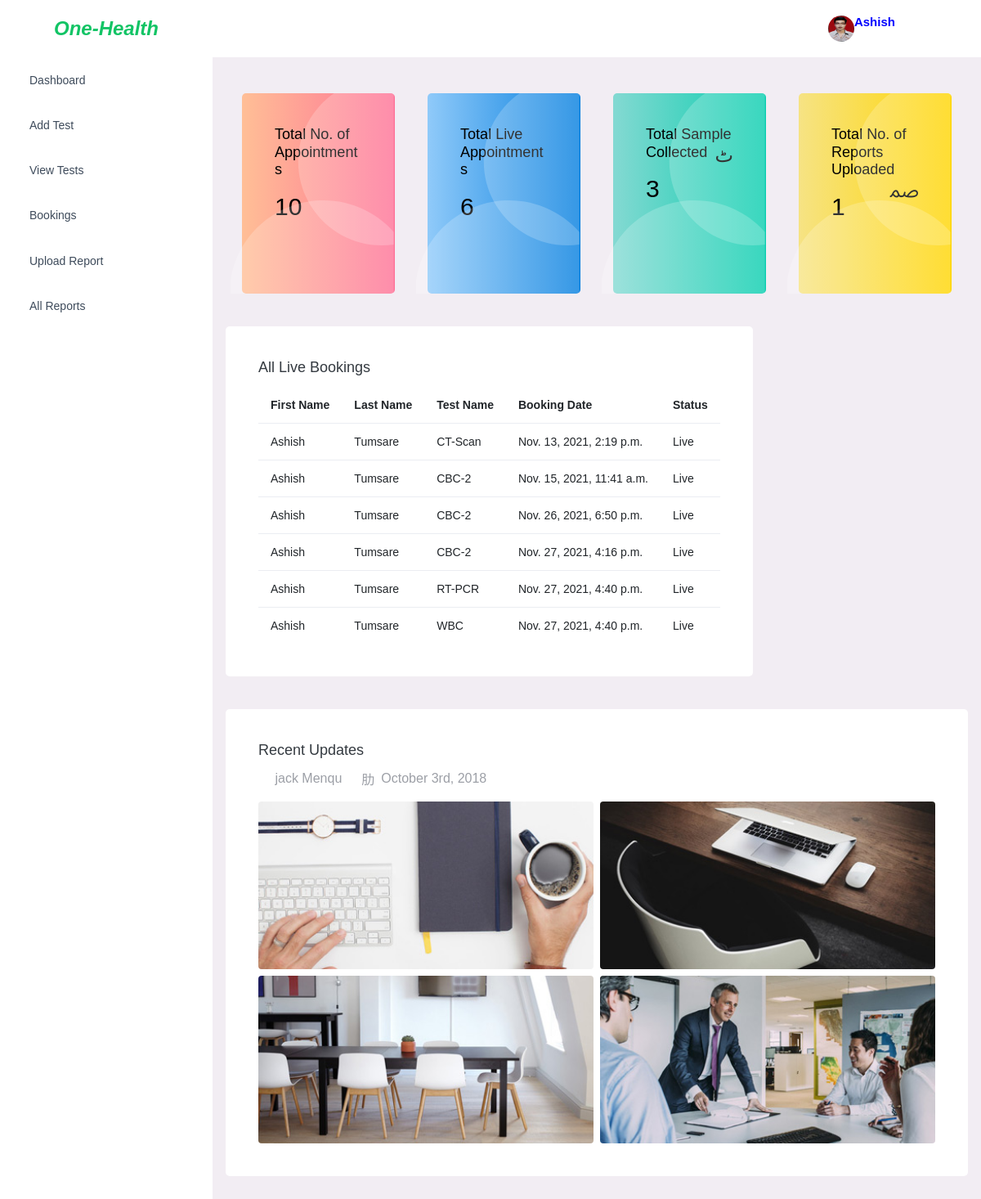
Before: /employee/emp-dashboard/ (signed in) with the older database file.
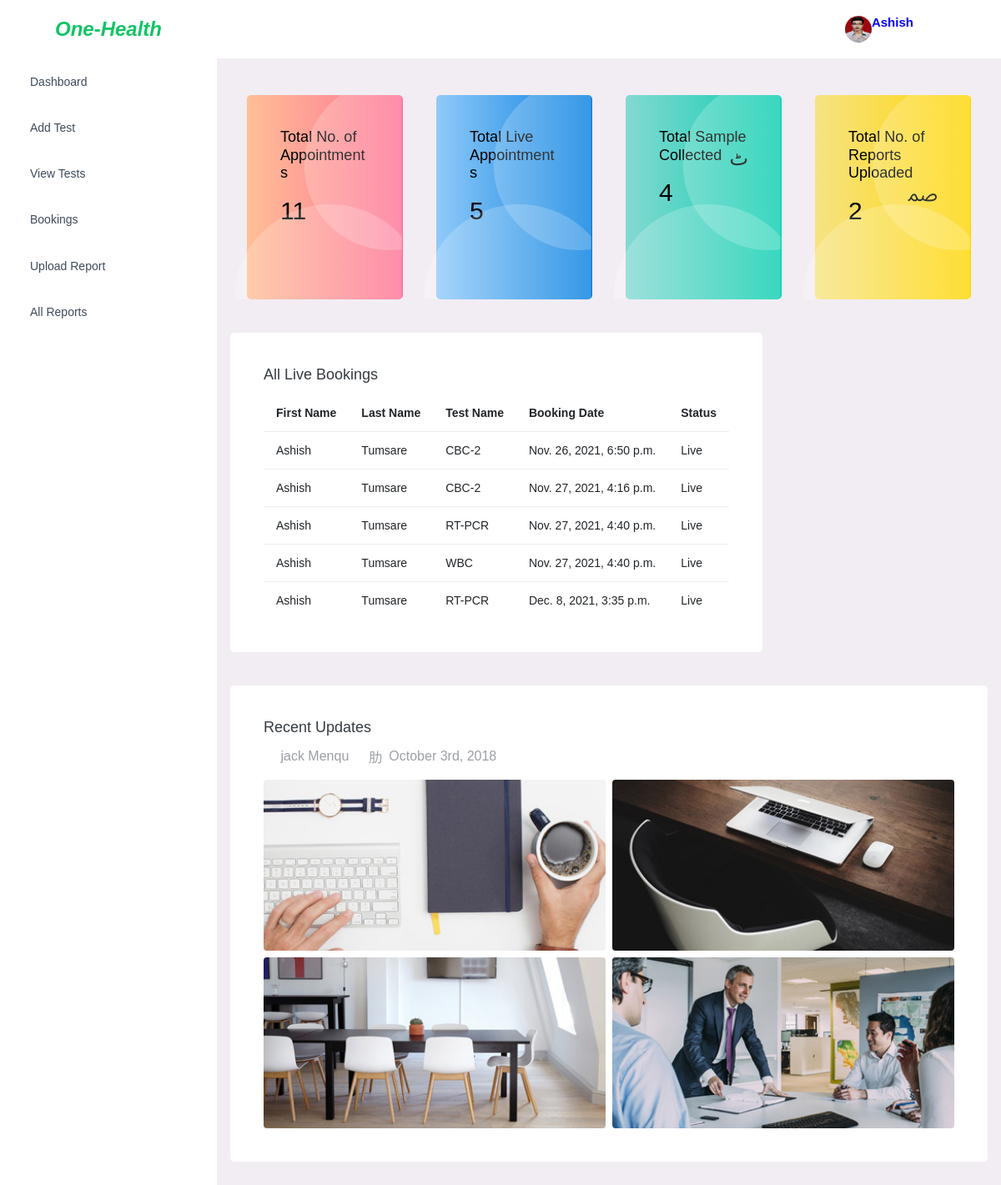
After: the same page with the newer database file.
### employee/models.py (models this page shows, shortened)
class Employee(models.Model):
    fname = models.CharField(max_length=10)
    lname = models.CharField(max_length=10)
    email = models.EmailField(unique= True)
    mobile = models.IntegerField()
    lab_id = 'lab202100012345A'
    password = models.CharField(max_length=10, unique=True)
    pic = models.FileField(upload_to='emp-pic',null=True,blank=True)

class Test(models.Model):
    employee = models.ForeignKey(Employee,on_delete=models.CASCADE)
    test_name = models.CharField(max_length=20)
    test_added_by = models.DateTimeField(auto_now_add=True)
    test_desc = models.TextField()
    test_rate = models.IntegerField()

### customer/models.py (models this page shows, shortened)
class Appointment(models.Model):
    customer = models.ForeignKey(Customer,on_delete=models.CASCADE)
    test = models.ForeignKey(Test,on_delete=models.CASCADE)
    date = models.DateTimeField(auto_now_add=True)
    amount = models.IntegerField()
    status = models.CharField(max_length=20, default='Live')
    payment_id = models.CharField(max_length=50,default='')
    test_result = models.FileField(upload_to='test_report',null=True,blank=True)

class Customer(models.Model):
    fname = models.CharField(max_length=10)
    lname = models.CharField(max_length=10)
    email = models.EmailField(unique=True)
    mobile = models.CharField(max_length=14)
    password = models.CharField(max_length=15)
    address = models.TextField()
    pic = models.FileField(upload_to='profile',null=True,blank=True,default='avtar.png')

### employee/views.py (the view)
# urls.py: path('emp-dashboard/',views.emp_dashboard,name='emp-dashboard'),
def emp_dashboard(request):
    uid = Employee.objects.get(email=request.session['email'])
    global appointments
    appointments = models.Appointment.objects.all()
    total_bookings = len(appointments)
    x=0
    y=0
    z=0
    for appointment in appointments:
        if appointment.status == 'Live':
            x = x + 1
        elif appointment.status == 'Sample Collected':
            y = y + 1
        else:
            z = z + 1
    return render(request,'emp-dashboard.html',{'appointments':appointments,'uid':uid,'total_bookings':total_bookings,"live_bookings":x,"sample_collected_bookings":y,"done_bookings":z})

### employee/templates/emp-dashboard.html (shortened to what this page needs)
{% extends 'emp-header.html' %}
{% load static %}
{% block content %}
        <div class="main-panel">
          <div class="content-wrapper">
            <div class="row">
              <div class="col-md-3 stretch-card grid-margin">
                <div class="card bg-gradient-danger card-img-holder text-black">
                  <div class="card-body">
                    <img src="{% static 'assets/images/dashboard/circle.svg' %}" class="card-img-absolute" alt="circle-image" />
                    <h4 class="font-weight-normal mb-3">Total No. of Appointments
                    </h4>
                    <h2 class="mb-5">{{ total_bookings }}</h2>
                  </div>
                </div>
              </div>
              <div class="col-md-3 stretch-card grid-margin">
                <div class="card bg-gradient-info card-img-holder text-black">
                  <div class="card-body">
                    <img src="{% static 'assets/images/dashboard/circle.svg' %}" class="card-img-absolute" alt="circle-image" />
                    <h4 class="font-weight-normal mb-3">Total Live Appointments
                    </h4>
                    <h2 class="mb-5">{{live_bookings}}</h2>
                  </div>
                </div>
              </div>
              <div class="col-md-3 stretch-card grid-margin">
                <div class="card bg-gradient-success card-img-holder text-black">
                  <div class="card-body">
                    <img src="{% static 'assets/images/dashboard/circle.svg' %}" class="card-img-absolute" alt="circle-image" />
                    <h4 class="font-weight-normal mb-3">Total Sample Collected
                    </h4>
                    <h2 class="mb-5">{{sample_collected_bookings}}</h2>
                  </div>
                </div>
              </div>
              <div class="col-md-3 stretch-card grid-margin">
                <div class="card bg-gradient-warning card-img-holder text-black">
                  <div class="card-body">
                    <img src="{% static 'assets/images/dashboard/circle.svg' %}" class="card-img-absolute" alt="circle-image" />
                    <h4 class="font-weight-normal mb-3">Total No. of Reports Uploaded
                    </h4>
                    <h2 class="mb-5">{{done_bookings}}</h2>
                  </div>
                </div>
              </div>
            </div>
            <div class="row">
            <div class="row">
              <div class="col-12 grid-margin">
                <div class="card">
                  <div class="card-body">
                    <h4 class="card-title"> All Live Bookings</h4>
                    <div class="table-responsive">
                      <table class="table">
                        <thead>
                          <tr>
                            <th><b> First Name </b></th>
                            <th><b> Last Name </b></th>
                            <th><b> Test Name </b></th>
                            <th><b> Booking Date </b></th>
                            <th><b> Status </b></th>
                          </tr>
                        </thead>
                        <tbody>
                        {% for appointment in appointments %}
                            {% if appointment.status == 'Live' %}
                          <tr>
                            <td> {{appointment.customer.fname}} </td>
                            <td> {{appointment.customer.lname}} </td>
                            <td> {{appointment.test.test_name}} </td>
                            <td>{{appointment.date}} </td>
                            <td>{{appointment.status}} </td>
                          </tr>
                        {% endif %}
                        {% endfor %}
                        </tbody>
                      </table>
                    </div>
                  </div>
                </div>
              </div>
            </div>
            <div class="row">
              <div class="col-12 grid-margin stretch-card">
                <div class="card">
                  <div class="card-body">
                    <h4 class="card-title">Recent Updates</h4>
                    <div class="d-flex">
                      <div class="d-flex align-items-center mr-4 text-muted font-weight-light">
                        <i class="mdi mdi-account-outline icon-sm mr-2"></i>
                        <span>jack Menqu</span>
                      </div>
                      <div class="d-flex align-items-center text-muted font-weight-light">
                        <i class="mdi mdi-clock icon-sm mr-2"></i>
                        <span>October 3rd, 2018</span>
                      </div>
                    </div>
                    <div class="row mt-3">
                      <div class="col-6 pr-1">
                        <img src="{% static 'assets/images/dashboard/img_1.jpg' %}" class="mb-2 mw-100 w-100 rounded" alt="image">
                        <img src="{% static 'assets/images/dashboard/img_4.jpg' %}" class="mw-100 w-100 rounded" alt="image">
                      </div>
                      <div class="col-6 pl-1">
                        <img src="{% static 'assets/images/dashboard/img_2.jpg' %}" class="mb-2 mw-100 w-100 rounded" alt="image">
                        <img src="{% static 'assets/images/dashboard/img_3.jpg' %}" class="mw-100 w-100 rounded" alt="image">
                      </div>
                    </div>
                  </div>
                </div>
              </div>
            </div>
          {% endblock %}

### employee/templates/emp-header.html (shortened to what this page needs)
{% load static %}
<!DOCTYPE html>
<html lang="en">
  <head>
    <link rel="stylesheet" href="{% static 'assets/vendors/mdi/css/materialdesignicons.min.css' %}">
    <link rel="stylesheet" href="{% static 'assets/vendors/css/vendor.bundle.base.css' %}">
    <link rel="stylesheet" href="{% static 'assets/css/style.css' %}">
  </head>
  <body>
    <div class="container-scroller">
      <nav class="navbar default-layout-navbar col-lg-12 col-12 p-0 fixed-top d-flex flex-row">
        <div class="text-center navbar-brand-wrapper d-flex align-items-center justify-content-center">
          <a class="navbar-brand brand-logo" href=""><i style="color:#12c465;"><b>One-Health</b></i></a>
        </div>
        <div class="navbar-menu-wrapper d-flex align-items-stretch">
          <ul class="navbar-nav navbar-nav-right">
            <li class="nav-item nav-profile dropdown">
              <a class="nav-link dropdown-toggle" href="#" data-toggle="dropdown" aria-expanded="false">
                <div class="nav-profile-img">
                  <img src="{{uid.pic.url}}" alt="image">
                 </div>
                <div class="text">
                  <p style="color:blue;"><b>{{uid.fname}}</b></p>
                </div>
              </a>
            </li>
            <li class="nav-item nav-settings d-none d-lg-block">
              <a class="nav-link" href="#">
                <i class="mdi mdi-format-line-spacing"></i>
              </a>
            </li>
          </ul>
        </div>
      </nav>
      <div class="container-fluid page-body-wrapper">
        <nav class="sidebar sidebar-offcanvas" id="sidebar">
          <ul class="nav">
            <li class="nav-item">
              <a class="nav-link" href="{% url 'emp-dashboard' %}">
                <span class="menu-title">Dashboard</span>
                <i class="mdi mdi-home menu-icon"></i>
              </a>
            </li>
            <li class="nav-item">
              <a class="nav-link" href="{% url 'emp-add-test' %}" >
                <span class="menu-title">Add Test</span>
                <i class="menu-arrow"></i>
                <i class="mdi mdi-crosshairs-gps menu-icon"></i>
             </a>
            </li>
            <li class="nav-item">
              <a class="nav-link" href="{% url 'emp-view-test' %}">
                <span class="menu-title">View Tests</span>
                <i class="mdi mdi-contacts menu-icon"></i>
              </a>
            </li>
            <li class="nav-item">
              <a class="nav-link" href="{% url 'emp-all-bookings' %}">
                <span class="menu-title">Bookings</span>
                <i class="mdi mdi-format-list-bulleted menu-icon"></i>
              </a>
            </li>
            <li class="nav-item">
              <a class="nav-link" href="{% url 'update-report' %}">
                <span class="menu-title">Upload Report</span>
                <i class="mdi mdi-chart-bar menu-icon"></i>
              </a>
            </li>
            <li class="nav-item">
              <a class="nav-link" href="{% url 'all-reports' %}">
                <span class="menu-title">All Reports</span>
                <i class="mdi mdi-chart-bar menu-icon"></i>
              </a>
            </li>
          </ul>
        </nav>
        {% block content %}
        {% endblock %}
        </div>
      </div>
    </div>
  </body>
</html>

Changed rows visible on the page:
no longer on this page (row edited): Appointment: customer.fname "Ashish", customer.lname "Tumsare", test.test_name "CT-Scan", date "Nov. 13, 2021, 2:19 p.m.", status "Live"
no longer on this page (row edited): Appointment: customer.fname "Ashish", customer.lname "Tumsare", test.test_name "CBC-2", date "Nov. 15, 2021, 11:41 a.m.", status "Live"
added Appointment: customer.fname "Ashish", customer.lname "Tumsare", test.test_name "RT-PCR", date "Dec. 8, 2021, 3:35 p.m.", status "Live"
